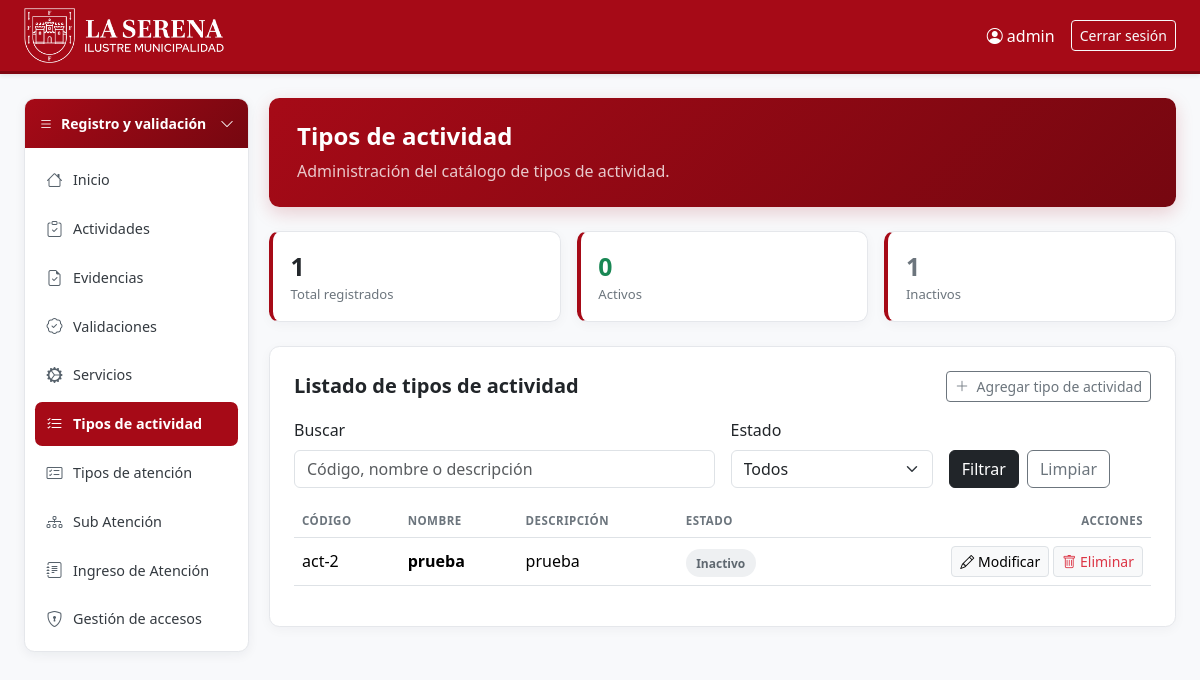
Screenshot of /registration/activity-types/ (signed in) with the database file from the repository.
### registration_validation/models.py (models this page shows, shortened)
class ActivityType(BaseModel):
    activity_type_id = models.BigAutoField(
        primary_key=True,
        verbose_name="Activity Type ID",
    )
    code = models.CharField(
        max_length=50,
        unique=True,
        verbose_name="Code",
    )
    name = models.CharField(
        max_length=150,
        verbose_name="Name",
    )
    description = models.TextField(
        blank=True,
        verbose_name="Description",
    )
    status = models.BooleanField(
        default=True,
        verbose_name="Status",
    )
    class Meta:
        verbose_name = "Activity Type"
        verbose_name_plural = "Activity Types"
        ordering = ("name", "activity_type_id")

### registration_validation/views.py (the view)
class ActivityTypeListView(
    ActivityTypePermissionMixin,
    RegistrationPaginationMixin,
    ListView,
):
    model = ActivityType
    permission_required = (
        "registration_validation.view_activitytype"
    )
    template_name = (
        "registration_validation/activity_type_list.html"
    )
    context_object_name = "activity_types"
    def get_queryset(self):
        return filtered_activity_types(self.request)
    def get_context_data(self, **kwargs):
        context = super().get_context_data(**kwargs)
        context["query"] = self.request.GET.get(
            "q", ""
        ).strip()
        context["selected_status"] = self.request.GET.get(
            "status", ""
        ).strip()
        context.update(activity_type_metrics())
        return context

### registration_validation/views.py (called while the page is built)
def registration_page_size_context(request):
    size = request.session.get(
        REGISTRATION_PAGE_SIZE_SESSION_KEY,
        REGISTRATION_PAGE_SIZE,
    )
    if size not in REGISTRATION_PAGE_SIZE_OPTIONS:
        size = REGISTRATION_PAGE_SIZE
    return {
        "page_size": size,
        "page_size_options": REGISTRATION_PAGE_SIZE_OPTIONS,
    }

def scoped_activity_types():
    return ActivityType.objects.filter(
        deleted_at__isnull=True
    )

def filtered_activity_types(request):
    types = scoped_activity_types()
    query = request.GET.get("q", "").strip()
    selected_status = request.GET.get(
        "status", ""
    ).strip()
    if query:
        types = types.filter(
            Q(code__icontains=query)
            | Q(name__icontains=query)
            | Q(description__icontains=query)
        )
    if selected_status == "active":
        types = types.filter(status=True)
    elif selected_status == "inactive":
        types = types.filter(status=False)
    return types.order_by(
        "name",
        "activity_type_id",
    )

def activity_type_metrics():
    types = scoped_activity_types()
    return {
        "total_activity_types": types.count(),
        "active_activity_types": types.filter(
            status=True
        ).count(),
        "inactive_activity_types": types.filter(
            status=False
        ).count(),
    }

    def get_page_size(self):
        return registration_page_size_context(
            self.request,
        )["page_size"]

    def get_paginate_by(self, queryset):
        return self.get_page_size()

    def get_context_data(self, **kwargs):
        context = super().get_context_data(**kwargs)
        context.update(
            registration_page_size_context(
                self.request,
            )
        )
        return context

### templates/registration_validation/activity_type_list.html (shortened to what this page needs)
{% extends "registration_validation/base.html" %}
{% block contenido %}
<div class="registration-shell pb-4">
    <section class="registration-hero mb-4">
        <h1 class="fw-bold mb-2">Tipos de actividad</h1>
        <p class="mb-0">
            Administración del catálogo de tipos de actividad.
        </p>
    </section>
    <div class="row g-3 mb-4">
        <div class="col-md-4">
            <div class="section-card metric h-100">
                <div class="value">
                    {{ total_activity_types }}
                </div>
                <div class="label">Total registrados</div>
            </div>
        </div>
        <div class="col-md-4">
            <div class="section-card metric h-100">
                <div class="value text-success">
                    {{ active_activity_types }}
                </div>
                <div class="label">Activos</div>
            </div>
        </div>
        <div class="col-md-4">
            <div class="section-card metric h-100">
                <div class="value text-secondary">
                    {{ inactive_activity_types }}
                </div>
                <div class="label">Inactivos</div>
            </div>
        </div>
    </div>
    <section class="section-card p-3 p-lg-4">
        <div class="d-flex justify-content-between
                    align-items-center flex-wrap gap-2 mb-3">
            <h2 class="h5 fw-bold mb-0">
                Listado de tipos de actividad
            </h2>
            {% if perms.registration_validation.add_activitytype %}
                <a href="{% url 'registration:activity_type_create' %}"
                   class="btn btn-outline-secondary btn-sm">
                    <i class="bi bi-plus-lg me-1"></i>
                    Agregar tipo de actividad
                </a>
            {% endif %}
        </div>
        <form method="get" class="row g-3 mb-3">
            <div class="col-md-6">
                <label class="form-label">Buscar</label>
                <input
                    type="search"
                    name="q"
                    value="{{ query }}"
                    class="form-control"
                    placeholder="Código, nombre o descripción">
            </div>
            <div class="col-md-3">
                <label class="form-label">Estado</label>
                <select name="status" class="form-select">
                    <option value="">Todos</option>
                </select>
            </div>
            <div class="col-md-3 d-flex align-items-end gap-2">
                <button type="submit" class="btn btn-dark">
                    Filtrar
                </button>
                <a href="{% url 'registration:activity_type_list' %}"
                   class="btn btn-outline-secondary">
                    Limpiar
                </a>
            </div>
        </form>
        <div class="table-responsive">
            <table class="table table-hover align-middle">
                <thead>
                    <tr>
                        <th>Código</th>
                        <th>Nombre</th>
                        <th>Descripción</th>
                        <th>Estado</th>
                        <th class="text-end">Acciones</th>
                    </tr>
                </thead>
                <tbody>
                    {% for activity_type in activity_types %}
                    <tr>
                        <td>{{ activity_type.code }}</td>
                        <td class="fw-semibold">
                            {{ activity_type.name }}
                        </td>
                        <td>
                            {{ activity_type.description|default:"Sin descripción"|truncatechars:100 }}
                        </td>
                        <td>
                            {% if activity_type.status %}
                                <span class="status status-green">
                                    Activo
                                </span>
                            {% else %}
                                <span class="status status-muted">
                                    Inactivo
                                </span>
                            {% endif %}
                        </td>
                        <td class="text-end">
                            {% if perms.registration_validation.change_activitytype %}
                                <a
                                    href="{% url 'registration:activity_type_update' activity_type.pk %}"
                                    class="btn btn-sm btn-light border">
                                    <i class="bi bi-pencil"></i>
                                    Modificar
                                </a>
                            {% endif %}
                            {% if perms.registration_validation.delete_activitytype %}
                                <button
                                    type="button"
                                    class="btn btn-sm btn-light border text-danger"
                                    onclick="confirmDeleteActivityType(
                                        '{{ activity_type.pk }}',
                                        '{{ activity_type.name|escapejs }}'
                                    )">
                                    <i class="bi bi-trash"></i>
                                    Eliminar
                                </button>
                            {% endif %}
                        </td>
                    </tr>
                    {% empty %}
                    <tr>
                        <td colspan="5" class="text-center py-4">
                            No hay tipos de actividad registrados.
                        </td>
                    </tr>
                    {% endfor %}
                </tbody>
            </table>
        </div>
    </section>
</div>
{% endblock %}

### templates/base.html (shortened to what this page needs)
<!DOCTYPE html>
{% load static %}
<html lang="es">
<head>
    <link href="https://cdn.jsdelivr.net/npm/bootstrap@5.3.3/dist/css/bootstrap.min.css" rel="stylesheet">
    <link href="https://cdn.jsdelivr.net/npm/bootstrap-icons@1.11.3/font/bootstrap-icons.min.css" rel="stylesheet">
</head>
<body>
<nav class="navbar navbar-expand-lg topbar mb-4 shadow-sm">
    <div class="container-fluid px-4">
        <a class="navbar-brand py-0" href="{% url 'home' %}">
            <img src="{% static 'img/horizontal-blanco.png' %}" alt="Logo La Serena" height="55">
        </a>
        <div class="collapse navbar-collapse" id="navbarMain">
            {% if user.is_authenticated %}
            <ul class="navbar-nav me-auto">
                {% block top_links %}
                <li class="nav-item"><a class="nav-link" href="{% url 'home' %}"></a></li>
                {% endblock %}
            </ul>
            <span class="navbar-text me-3"><i class="bi bi-person-circle"></i> {{ user.username }}</span>
            <form method="post" action="{% url 'logout' %}" class="d-inline">
                <button type="submit" class="btn btn-outline-light btn-sm">Cerrar sesión</button>
            </form>
            {% endif %}
        </div>
    </div>
</nav>
<div class="container-fluid px-4">
    <div class="workspace-layout">
        {% block sidebar %}{% endblock %}
        <div class="workspace-content">
            <main>
        {% block contenido %}{% endblock %}
            </main>
        </div>
    </div>
</div>
</body>
</html>

### templates/base.html (style rules this page uses)
body { background: #f8f9fb; }
.topbar { background-color: #a60a17; border-bottom: 3px solid #800711; }
.topbar .navbar-brand, .topbar .nav-link, .topbar .navbar-text { color: #fff; }
.topbar .navbar-brand { font-weight: bold; font-size: 1.2rem; }
.workspace-layout { display: flex; align-items: flex-start; gap: 1.25rem; }
.workspace-content { flex: 1 1 auto; min-width: 0; }

### templates/registration_validation/base.html (style rules this page uses)
.registration-shell { max-width: 1480px; margin: 0 auto; min-width: 0; }
.registration-hero { background: linear-gradient(135deg, #a60a17, #760710); color: #fff; border-radius: .65rem; padding: 1.5rem 1.75rem; box-shadow: 0 6px 18px rgba(166, 10, 23, .18); }
.registration-hero h1 { font-size: clamp(1.35rem, 2vw, 1.85rem); }
.registration-hero p { color: rgba(255, 255, 255, .78); }
.registration-shell .section-card { background: #fff; border: 1px solid #e5e7eb; border-radius: .65rem; box-shadow: 0 3px 12px rgba(24, 33, 44, .04); }
.registration-shell .metric { border-left: 4px solid #a60a17; padding: 1rem 1.1rem; }
.registration-shell .metric .value { font-size: 1.55rem; font-weight: 700; color: #23272b; }
.registration-shell .metric .label { color: #6c757d; font-size: .82rem; }
.registration-shell .table thead th { color: #6c757d; font-size: .72rem; letter-spacing: .04em; text-transform: uppercase; white-space: nowrap; }
.registration-shell .table tbody td { vertical-align: middle; }
.registration-shell .status { border-radius: 999px; font-size: .75rem; font-weight: 600; padding: .35rem .65rem; }
.registration-shell .status-muted { background: #eef0f2; color: #5f6870; }

### rows the page displays
ActivityType: code "act-2", name "prueba", description "prueba", status "Inactivo"

### other values shown
{{ user.username }} "admin"
{{ total_activity_types }} "1"
{{ active_activity_types }} "0"
{{ inactive_activity_types }} "1"
